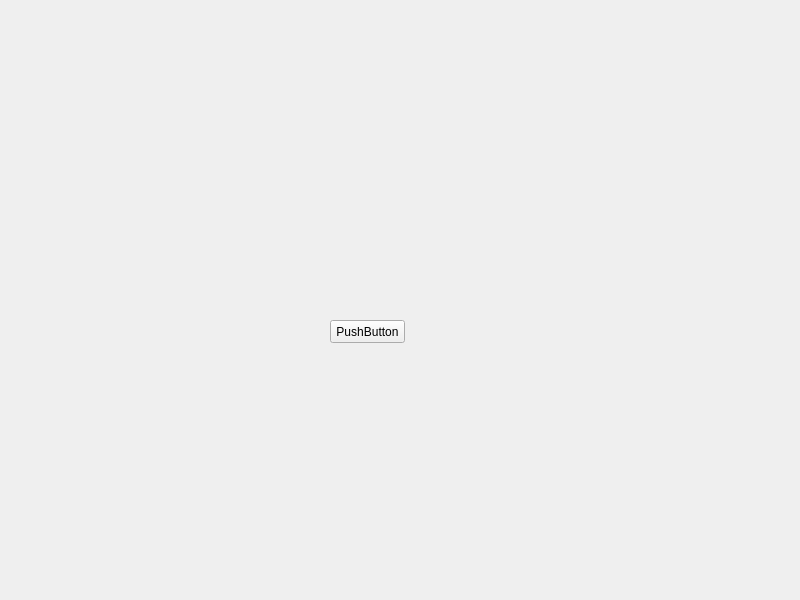
<?xml version="1.0" encoding="UTF-8"?>
<ui version="4.0">
 <class>Widget</class>
 <widget class="QWidget" name="Widget">
  <property name="geometry">
   <rect>
    <x>0</x>
    <y>0</y>
    <width>800</width>
    <height>600</height>
   </rect>
  </property>
  <property name="windowTitle">
   <string>Widget</string>
  </property>
  <widget class="QPushButton" name="pushButton">
   <property name="geometry">
    <rect>
     <x>330</x>
     <y>320</y>
     <width>75</width>
     <height>23</height>
    </rect>
   </property>
   <property name="text">
    <string>PushButton</string>
   </property>
  </widget>
 </widget>
 <resources/>
 <connections/>
</ui>
